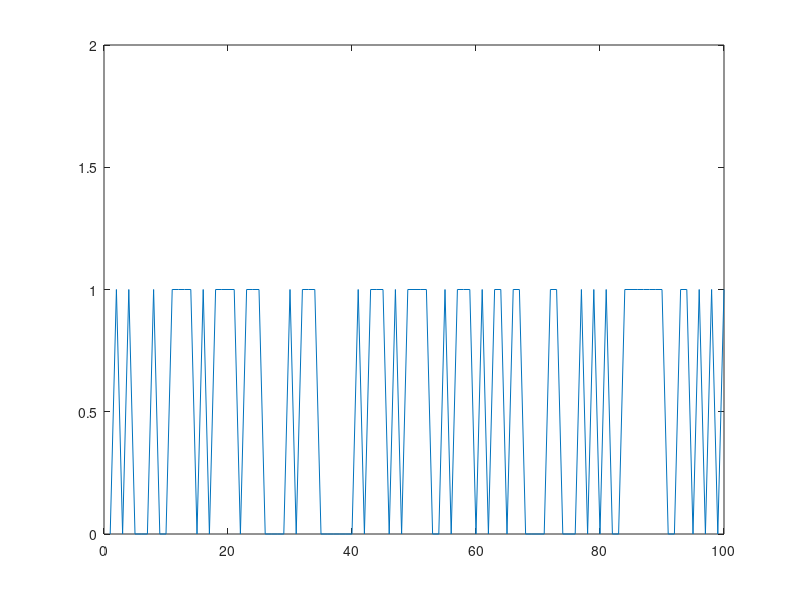

MATLAB code to generate this figure:
close all
    
p = 0.5;
dlzka_simulacie = 100;

% ON/OFF zdroj
hody_mincou = binornd(1, p, 1, dlzka_simulacie);
figure,plot(hody_mincou)
axis([0 100 0 2])